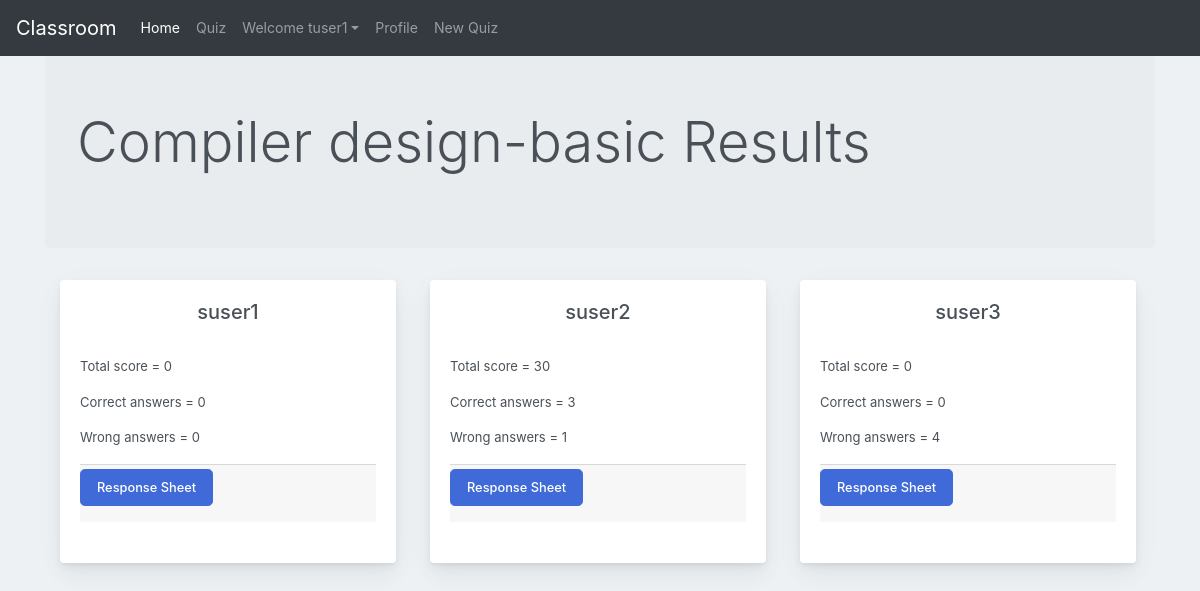
The app's page /quiz-responses/3 (signed in), older data.
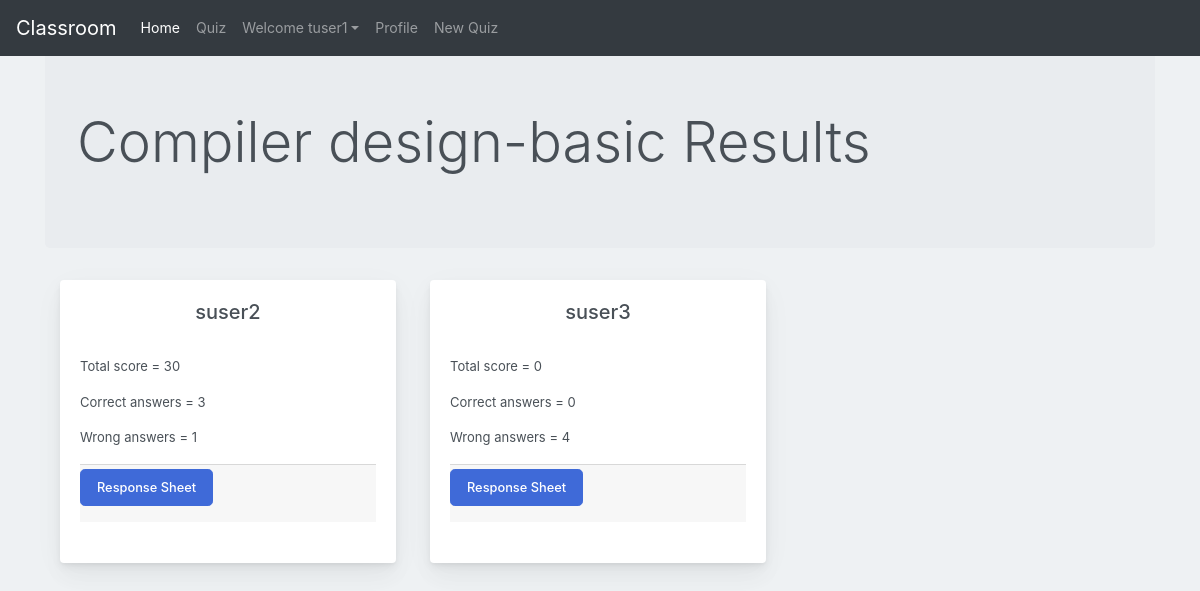
The same page, newer data.
### quiz/models.py (models this page shows, shortened)
class ResponseSheet(models.Model):
    resp_id = models.AutoField
    student = models.ForeignKey(User, on_delete=models.CASCADE, default=1)
    quiz = models.ForeignKey(Quiz, on_delete=models.CASCADE)
    responses = models.ManyToManyField(Response)
    score = models.IntegerField(default=0)
    correct = models.IntegerField(default=0)
    wrong = models.IntegerField(default=0)
    def get_response_sheet_url(self):
        return reverse("users:view_response_sheet", kwargs={
            'resp_id' : self.id
        })

### users/models.py (models this page shows)
class User(AbstractUser):
    email = models.EmailField()
    is_student = models.BooleanField(default=False)
    is_teacher = models.BooleanField(default=False)

### users/views.py (the view)
# urls.py: path('quiz-responses/<quiz_id>', views.quiz_responses, name='quiz_responses'),
@login_required
@teacher_required
def quiz_responses(request, quiz_id):
    quiz = get_object_or_404(Quiz, id=quiz_id)
    response_qs = ResponseSheet.objects.filter(quiz=quiz)
    context = {
        "quiz" : quiz,
        "responses" : list(response_qs),
    }
    return render(request, 'users/quiz_responses.html', context)

### templates/users/quiz_responses.html (shortened to what this page needs)
{% extends 'discuss/basic.html' %}
{% load crispy_forms_tags %}
{% block homeactive %} active {% endblock homeactive %}-->
{% block content %}
<div class="container my-4">
<div class="jumbotron">
    <h1 class="display-4">{{quiz.name}} Results</h1>
    </div>
</div>
<div class="container">
    <div class="container mx-auto mt-2">
      <div class="row">
        {% for response in responses %}
        <div class="col-md-4">
          <div class="card" style="width: 21rem;">
            <div class="card-body" >
              <h5 class="card-title" style="text-align: center;">{{response.student}}</h5>
              <br>
              <p class="card-text">Total score = {{response.score}}</p>
              <p class="card-text">Correct answers = {{response.correct}}</p>
              <p class="card-text">Wrong answers = {{response.wrong}}</p>
              <div class="card-footer d-flex flex-wrap justify-content-between align-items-center px-0 pt-1 pb-3">
                <a class="btn btn-primary btn-lg" data-toggle="modal" href="{{response.get_response_sheet_url}}">Response Sheet</a>
              </div>
              <br>
            </div>
          </div>
        </div>
        {% endfor %}
      </div>
    </div>
  </div>
{% endblock content %}

Row changes from the older to the newer data that the page shows:
removed ResponseSheet: student "suser1", score "0", correct "0", wrong "0"
